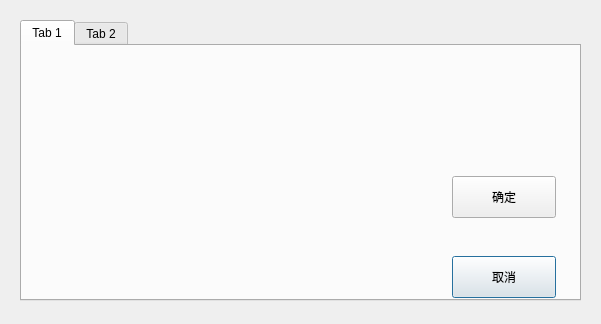
<?xml version="1.0" encoding="UTF-8"?>
<ui version="4.0">
 <class>Dialog_deletecache</class>
 <widget class="QDialog" name="Dialog_deletecache">
  <property name="geometry">
   <rect>
    <x>0</x>
    <y>0</y>
    <width>601</width>
    <height>324</height>
   </rect>
  </property>
  <property name="windowTitle">
   <string>Dialog</string>
  </property>
  <property name="styleSheet">
   <string notr="true"/>
  </property>
  <widget class="QTabWidget" name="tabWidget">
   <property name="geometry">
    <rect>
     <x>20</x>
     <y>20</y>
     <width>561</width>
     <height>281</height>
    </rect>
   </property>
   <property name="styleSheet">
    <string notr="true">*{
	color:black;
}</string>
   </property>
   <widget class="QWidget" name="tab">
    <attribute name="title">
     <string>Tab 1</string>
    </attribute>
    <widget class="QPushButton" name="pushButton_2">
     <property name="geometry">
      <rect>
       <x>430</x>
       <y>210</y>
       <width>104</width>
       <height>42</height>
      </rect>
     </property>
     <property name="styleSheet">
      <string notr="true"/>
     </property>
     <property name="text">
      <string>取消</string>
     </property>
    </widget>
    <widget class="QPushButton" name="pushButton">
     <property name="geometry">
      <rect>
       <x>430</x>
       <y>130</y>
       <width>104</width>
       <height>42</height>
      </rect>
     </property>
     <property name="styleSheet">
      <string notr="true"/>
     </property>
     <property name="text">
      <string>确定</string>
     </property>
    </widget>
    <widget class="QTextEdit" name="textEdit">
     <property name="geometry">
      <rect>
       <x>10</x>
       <y>20</y>
       <width>521</width>
       <height>51</height>
      </rect>
     </property>
     <property name="styleSheet">
      <string notr="true">QTextEdit {
    background-color: transparent;
    border: 0px;
    border-radius: 0px;
    padding: 8px;
    color: white;
    selection-background-color: #0078d7;
    selection-color: #ffffff;
}

/* 获取焦点时的样式 */
QTextEdit:focus {
    border: 0px;
    outline: none;
    background-color: transparent;
}

/* 禁用状态 */
QTextEdit:disabled {
    background-color: transparent;
    color: #999999;
}

/* 只读状态 */
QTextEdit:read-only {
    background-color: transparent;
    color: #666666;
}

/* 隐藏垂直滚动条 */
QTextEdit QScrollBar:vertical {
    width: 0px;
    background: transparent;
}

/* 隐藏水平滚动条 */
QTextEdit QScrollBar:horizontal {
    height: 0px;
    background: transparent;
}
</string>
     </property>
     <property name="html">
      <string>&lt;!DOCTYPE HTML PUBLIC &quot;-//W3C//DTD HTML 4.0//EN&quot; &quot;http://www.w3.org/TR/REC-html40/strict.dtd&quot;&gt;
&lt;html&gt;&lt;head&gt;&lt;meta name=&quot;qrichtext&quot; content=&quot;1&quot; /&gt;&lt;style type=&quot;text/css&quot;&gt;
p, li { white-space: pre-wrap; }
&lt;/style&gt;&lt;/head&gt;&lt;body style=&quot; font-family:'SimSun'; font-size:9pt; font-weight:400; font-style:normal;&quot;&gt;
&lt;p style=&quot;-qt-paragraph-type:empty; margin-top:0px; margin-bottom:0px; margin-left:0px; margin-right:0px; -qt-block-indent:0; text-indent:0px;&quot;&gt;&lt;br /&gt;&lt;/p&gt;&lt;/body&gt;&lt;/html&gt;</string>
     </property>
    </widget>
   </widget>
   <widget class="QWidget" name="tab_2">
    <attribute name="title">
     <string>Tab 2</string>
    </attribute>
   </widget>
  </widget>
 </widget>
 <resources/>
 <connections/>
</ui>
